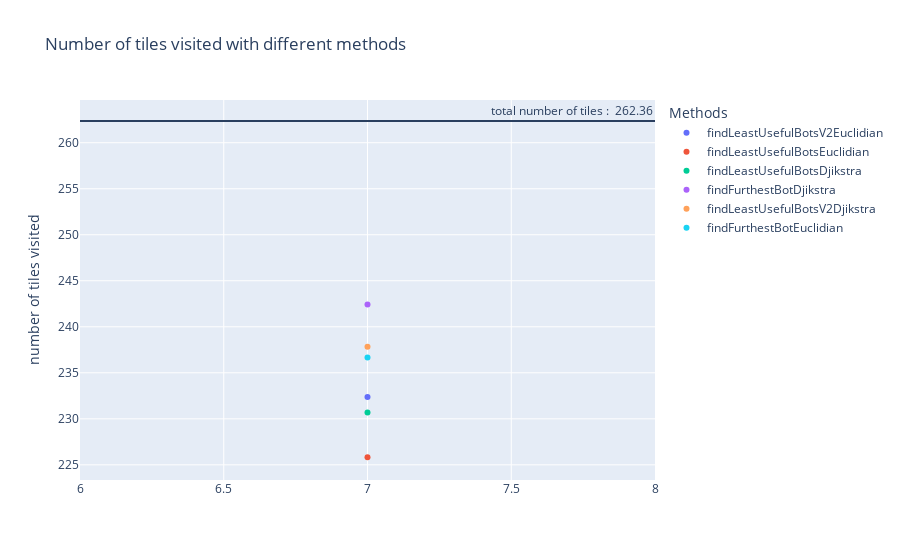

Write notebook code for a chart like this one.
### Code cell
fig = go.Figure()
for j, parameter in enumerate(parametersToTest):
    fig.add_trace(go.Scatter(x=nbRefPointBotsR, y=totalRSeries[j],
                        mode='markers',
                        name=parameter))


fig.add_hline(y=df["surface"].mean(), annotation_text=f'total number of tiles :  {round(df["surface"].mean(),2)}')

fig.update_layout(
    title="Number of tiles visited with different methods",
    yaxis_title="number of tiles visited",
    legend_title="Methods",

)      
fig.show()

### Figure 1 — Plotly figure (JSON) as saved in the notebook; plotly's stock layout.template omitted (floating-point values rounded to 4 significant figures)
{"data": [{"mode": "markers", "name": "findLeastUsefulBotsV2Euclidian", "type": "scatter", "x": [7], "y": [232.4]}, {"mode": "markers", "name": "findLeastUsefulBotsEuclidian", "type": "scatter", "x": [7], "y": [225.8]}, {"mode": "markers", "name": "findLeastUsefulBotsDjikstra", "type": "scatter", "x": [7], "y": [230.7]}, {"mode": "markers", "name": "findFurthestBotDjikstra", "type": "scatter", "x": [7], "y": [242.4]}, {"mode": "markers", "name": "findLeastUsefulBotsV2Djikstra", "type": "scatter", "x": [7], "y": [237.8]}, {"mode": "markers", "name": "findFurthestBotEuclidian", "type": "scatter", "x": [7], "y": [236.7]}], "layout": {"annotations": [{"showarrow": false, "text": "total number of tiles :  262.36", "x": 1, "xanchor": "right", "xref": "x domain", "y": 262.4, "yanchor": "bottom", "yref": "y"}], "legend": {"title": {"text": "Methods"}}, "shapes": [{"type": "line", "x0": 0, "x1": 1, "xref": "x domain", "y0": 262.4, "y1": 262.4, "yref": "y"}], "title": {"text": "Number of tiles visited with different methods"}, "yaxis": {"title": {"text": "number of tiles visited"}}}}
